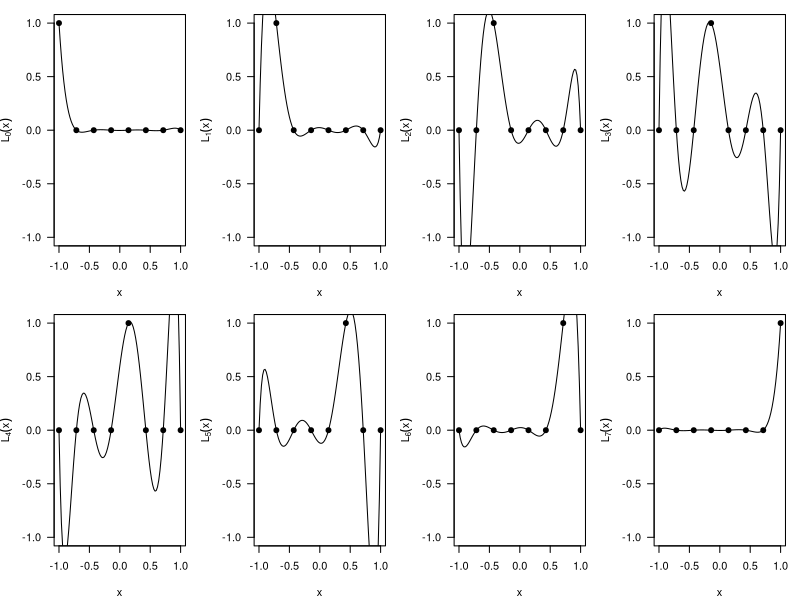

Source code (R): (Note: this script raises an error after producing the figure.)
N <- 8
xs <- seq(-1, 1, length=N)#sample(1:20, 10)
(xs <- xs[order(xs)])
xs
L <- function(x, j){
	tmp <- 1
 for(i in 1:N){
	if(i!=j)tmp <- tmp*(x-xs[i])/(xs[j] - xs[i])
 }
tmp
}

files <- F
if(files)pdf("Li.pdf", height=5, width=10)
par(mfrow=c(2, ceiling(N/2)), mar=c(4.1, 4.1, 1.1, 1.1))
plot(function(x)L(x,1), xlim=c(min(xs), max(xs)), ylim=c(-1, 1), las=1, xlab=expression(x), ylab=expression(L[0](x)))
points(xs, sapply(xs, function(x)L(x,1)), pch=19)


for(i in 2:N){
plot(function(x)L(x,i), xlim=c(min(xs), max(xs)), ylim=c(-1, 1), las=1, xlab=expression(x), ylab=bquote(paste(L[.(i-1)](x))))
points(xs, sapply(xs, function(x)L(x,i)), pch=19)
}
if(files)dev.off()

if(files)pdf("fLi.pdf", height=5, width=10)
par(mfrow=c(2, ceiling(N/2)), mar=c(4.1, 4.1, 1.1, 1.1))
plot(function(x)f(xs[1])*L(x,1), xlim=c(min(xs), max(xs)), ylim=c(-3, 3), las=1, xlab=expression(x), ylab=expression(f(x[0])*L[0](x)))
points(xs, sapply(xs, function(x)f(xs[1])*L(x,1)), pch=19)


for(i in 2:N){
plot(function(x)f(xs[i])*L(x,i), xlim=c(min(xs), max(xs)), ylim=c(-3, 3), las=1, xlab=expression(x), ylab=bquote(paste(f(x[.(i-1)])*L[.(i-1)](x))))
points(xs, sapply(xs, function(x)f(xs[i])*L(x,i)), pch=19)
}
if(files)dev.off()


f <- function(x)x^3*exp(-1.1*x)*sin(x)

Pk <- function(x, k){
	tmp <- 0
	for(i in 1:k){
			tmp <- tmp + f(xs[i])*L(x, i)
	}
	tmp
}



if(files)pdf("fP.pdf", height=5, width=10)
par(mfrow=c(1,2), mar=c(4.1, 5.1, 1.1, 1.1))
plot(f, xlim=c(min(xs), max(xs)), ylab="Function and approximation", las=1, lwd=2)
plot(function(x)Pk(x,N), xlim=c(min(xs), max(xs)), add=T, col="gray")
points(xs, sapply(xs, f), pch=19)
points(xs, sapply(xs, P), pch=19, col='gray')

plot(function(x) f(x) - Pk(x, N), xlim=c(min(xs), max(xs)), ylab="Error (f(x) - P(x))\n", las=1)
points(xs, 0*xs, pch=19, col=1)
if(files)dev.off()



if(files)pdf("fPk.pdf", height=5, width=10)
par(mfrow=c(2, ceiling(N/2)), mar=c(4.1, 4.1, 1.1, 1.1))
for(i in 1:N){
	plot(f, xlim=c(min(xs), max(xs)), ylab= bquote(paste("Function, approximation, and ", P[.(N)][","][.(i)](x))), las=1, lwd=2, ylim=c(0, 3))
	# plot(P, xlim=c(min(xs), max(xs)), add=T, col="gray")
	plot(function(x)Pk(x,i), xlim=c(min(xs), max(xs)), add=T, col="gray", lwd=2)
	points(xs[1:i], sapply(xs[1:i], f), pch=19)
}
if(files)dev.off()
